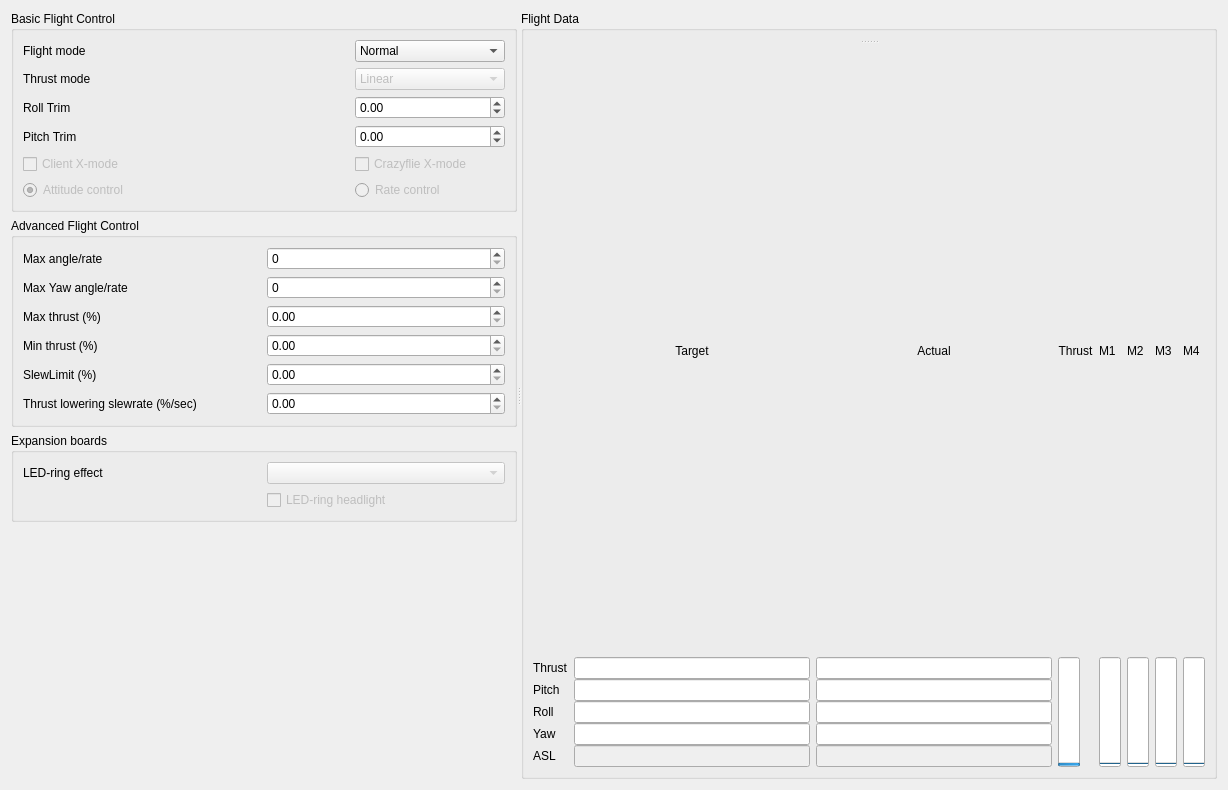
<?xml version="1.0" encoding="UTF-8"?>
<ui version="4.0">
 <class>Form</class>
 <widget class="QWidget" name="Form">
  <property name="geometry">
   <rect>
    <x>0</x>
    <y>0</y>
    <width>1228</width>
    <height>790</height>
   </rect>
  </property>
  <property name="windowTitle">
   <string>Form</string>
  </property>
  <layout class="QHBoxLayout" name="horizontalLayout">
   <item>
    <widget class="QSplitter" name="splitter_2">
     <property name="orientation">
      <enum>Qt::Horizontal</enum>
     </property>
     <widget class="QWidget" name="layoutWidget">
      <layout class="QVBoxLayout" name="verticalLayout">
       <property name="sizeConstraint">
        <enum>QLayout::SetMaximumSize</enum>
       </property>
       <item>
        <widget class="QGroupBox" name="groupBox_2">
         <property name="sizePolicy">
          <sizepolicy hsizetype="Preferred" vsizetype="Preferred">
           <horstretch>0</horstretch>
           <verstretch>0</verstretch>
          </sizepolicy>
         </property>
         <property name="minimumSize">
          <size>
           <width>320</width>
           <height>0</height>
          </size>
         </property>
         <property name="maximumSize">
          <size>
           <width>16777215</width>
           <height>16777215</height>
          </size>
         </property>
         <property name="title">
          <string>Basic Flight Control</string>
         </property>
         <layout class="QHBoxLayout" name="horizontalLayout_3">
          <item>
           <layout class="QGridLayout" name="gridLayout_3">
            <item row="1" column="1">
             <widget class="QComboBox" name="flightModeCombo">
              <property name="minimumSize">
               <size>
                <width>150</width>
                <height>0</height>
               </size>
              </property>
              <property name="maximumSize">
               <size>
                <width>150</width>
                <height>16777215</height>
               </size>
              </property>
              <property name="toolTip">
               <string>&lt;html&gt;&lt;head/&gt;&lt;body&gt;&lt;p&gt;Select what flightmode to use:&lt;/p&gt;&lt;p&gt; * Safe prevents crashing&lt;/p&gt;&lt;p&gt; * Crazy does not prevent crashing :)&lt;/p&gt;&lt;/body&gt;&lt;/html&gt;</string>
              </property>
              <property name="editable">
               <bool>false</bool>
              </property>
              <property name="currentIndex">
               <number>0</number>
              </property>
              <item>
               <property name="text">
                <string>Normal</string>
               </property>
              </item>
              <item>
               <property name="text">
                <string>Advanced</string>
               </property>
              </item>
             </widget>
            </item>
            <item row="0" column="1">
             <spacer name="verticalSpacer_3">
              <property name="orientation">
               <enum>Qt::Vertical</enum>
              </property>
              <property name="sizeType">
               <enum>QSizePolicy::Maximum</enum>
              </property>
              <property name="sizeHint" stdset="0">
               <size>
                <width>0</width>
                <height>0</height>
               </size>
              </property>
             </spacer>
            </item>
            <item row="2" column="0">
             <widget class="QLabel" name="label_5">
              <property name="text">
               <string>Thrust mode</string>
              </property>
             </widget>
            </item>
            <item row="2" column="1">
             <widget class="QComboBox" name="thrustModeCombo">
              <property name="enabled">
               <bool>false</bool>
              </property>
              <item>
               <property name="text">
                <string>Linear</string>
               </property>
              </item>
              <item>
               <property name="text">
                <string>Quadratic</string>
               </property>
              </item>
             </widget>
            </item>
            <item row="3" column="0">
             <widget class="QLabel" name="label_2">
              <property name="text">
               <string>Roll Trim</string>
              </property>
             </widget>
            </item>
            <item row="3" column="1">
             <widget class="QDoubleSpinBox" name="targetCalRoll">
              <property name="minimum">
               <double>-20.000000000000000</double>
              </property>
              <property name="maximum">
               <double>20.000000000000000</double>
              </property>
              <property name="singleStep">
               <double>0.200000000000000</double>
              </property>
             </widget>
            </item>
            <item row="4" column="1">
             <widget class="QDoubleSpinBox" name="targetCalPitch">
              <property name="minimum">
               <double>-20.000000000000000</double>
              </property>
              <property name="maximum">
               <double>20.000000000000000</double>
              </property>
              <property name="singleStep">
               <double>0.200000000000000</double>
              </property>
             </widget>
            </item>
            <item row="4" column="0">
             <widget class="QLabel" name="label_3">
              <property name="text">
               <string>Pitch Trim</string>
              </property>
             </widget>
            </item>
            <item row="1" column="0">
             <widget class="QLabel" name="label_4">
              <property name="minimumSize">
               <size>
                <width>100</width>
                <height>0</height>
               </size>
              </property>
              <property name="text">
               <string>Flight mode</string>
              </property>
             </widget>
            </item>
            <item row="5" column="1">
             <widget class="QCheckBox" name="crazyflieXModeCheckbox">
              <property name="enabled">
               <bool>false</bool>
              </property>
              <property name="text">
               <string>Crazyflie X-mode</string>
              </property>
             </widget>
            </item>
            <item row="5" column="0">
             <widget class="QCheckBox" name="clientXModeCheckbox">
              <property name="enabled">
               <bool>false</bool>
              </property>
              <property name="text">
               <string>Client X-mode</string>
              </property>
             </widget>
            </item>
            <item row="6" column="0">
             <widget class="QRadioButton" name="angularPidRadioButton">
              <property name="enabled">
               <bool>false</bool>
              </property>
              <property name="text">
               <string>Attitude control</string>
              </property>
              <property name="checked">
               <bool>true</bool>
              </property>
             </widget>
            </item>
            <item row="6" column="1">
             <widget class="QRadioButton" name="ratePidRadioButton">
              <property name="enabled">
               <bool>false</bool>
              </property>
              <property name="text">
               <string>Rate control</string>
              </property>
             </widget>
            </item>
           </layout>
          </item>
         </layout>
        </widget>
       </item>
       <item>
        <widget class="QGroupBox" name="groupBox_3">
         <property name="sizePolicy">
          <sizepolicy hsizetype="Preferred" vsizetype="Preferred">
           <horstretch>0</horstretch>
           <verstretch>0</verstretch>
          </sizepolicy>
         </property>
         <property name="minimumSize">
          <size>
           <width>320</width>
           <height>0</height>
          </size>
         </property>
         <property name="maximumSize">
          <size>
           <width>16777215</width>
           <height>16777215</height>
          </size>
         </property>
         <property name="title">
          <string>Advanced Flight Control</string>
         </property>
         <layout class="QHBoxLayout" name="horizontalLayout_4">
          <item>
           <layout class="QGridLayout" name="gridLayout_4">
            <item row="2" column="0">
             <widget class="QLabel" name="label_9">
              <property name="text">
               <string>Max thrust (%)</string>
              </property>
             </widget>
            </item>
            <item row="0" column="0">
             <widget class="QLabel" name="label_7">
              <property name="layoutDirection">
               <enum>Qt::LeftToRight</enum>
              </property>
              <property name="text">
               <string>Max angle/rate</string>
              </property>
             </widget>
            </item>
            <item row="3" column="0">
             <widget class="QLabel" name="label">
              <property name="text">
               <string>Min thrust (%)</string>
              </property>
             </widget>
            </item>
            <item row="5" column="0">
             <widget class="QLabel" name="label_26">
              <property name="text">
               <string>Thrust lowering slewrate (%/sec)</string>
              </property>
              <property name="wordWrap">
               <bool>true</bool>
              </property>
             </widget>
            </item>
            <item row="4" column="0">
             <widget class="QLabel" name="label_31">
              <property name="text">
               <string>SlewLimit (%)</string>
              </property>
             </widget>
            </item>
            <item row="1" column="0">
             <widget class="QLabel" name="label_32">
              <property name="text">
               <string>Max Yaw angle/rate</string>
              </property>
             </widget>
            </item>
            <item row="2" column="1">
             <widget class="QDoubleSpinBox" name="maxThrust"/>
            </item>
            <item row="3" column="1">
             <widget class="QDoubleSpinBox" name="minThrust"/>
            </item>
            <item row="4" column="1">
             <widget class="QDoubleSpinBox" name="slewEnableLimit"/>
            </item>
            <item row="5" column="1">
             <widget class="QDoubleSpinBox" name="thrustLoweringSlewRateLimit"/>
            </item>
            <item row="1" column="1">
             <widget class="QSpinBox" name="maxYawRate">
              <property name="minimum">
               <number>0</number>
              </property>
              <property name="maximum">
               <number>500</number>
              </property>
              <property name="value">
               <number>0</number>
              </property>
             </widget>
            </item>
            <item row="0" column="1">
             <widget class="QSpinBox" name="maxAngle">
              <property name="minimum">
               <number>0</number>
              </property>
              <property name="maximum">
               <number>500</number>
              </property>
              <property name="value">
               <number>0</number>
              </property>
             </widget>
            </item>
           </layout>
          </item>
         </layout>
        </widget>
       </item>
       <item>
        <widget class="QGroupBox" name="groupBox_4">
         <property name="minimumSize">
          <size>
           <width>320</width>
           <height>0</height>
          </size>
         </property>
         <property name="title">
          <string>Expansion boards</string>
         </property>
         <layout class="QGridLayout" name="gridLayout_6">
          <item row="0" column="0">
           <layout class="QGridLayout" name="gridLayout_2">
            <item row="0" column="1">
             <widget class="QComboBox" name="_led_ring_effect">
              <property name="enabled">
               <bool>false</bool>
              </property>
             </widget>
            </item>
            <item row="0" column="0">
             <widget class="QLabel" name="label_8">
              <property name="text">
               <string>LED-ring effect</string>
              </property>
             </widget>
            </item>
            <item row="1" column="1">
             <widget class="QCheckBox" name="_led_ring_headlight">
              <property name="enabled">
               <bool>false</bool>
              </property>
              <property name="text">
               <string>LED-ring headlight</string>
              </property>
             </widget>
            </item>
           </layout>
          </item>
         </layout>
        </widget>
       </item>
       <item>
        <spacer name="verticalSpacer">
         <property name="orientation">
          <enum>Qt::Vertical</enum>
         </property>
         <property name="sizeHint" stdset="0">
          <size>
           <width>20</width>
           <height>40</height>
          </size>
         </property>
        </spacer>
       </item>
      </layout>
     </widget>
     <widget class="QWidget" name="layoutWidget">
      <layout class="QHBoxLayout" name="horizontalLayout_2">
       <property name="sizeConstraint">
        <enum>QLayout::SetDefaultConstraint</enum>
       </property>
       <item>
        <widget class="QGroupBox" name="groupBox">
         <property name="sizePolicy">
          <sizepolicy hsizetype="Preferred" vsizetype="Preferred">
           <horstretch>2</horstretch>
           <verstretch>0</verstretch>
          </sizepolicy>
         </property>
         <property name="title">
          <string>Flight Data</string>
         </property>
         <layout class="QGridLayout" name="gridLayout">
          <item row="0" column="0">
           <widget class="QSplitter" name="splitter">
            <property name="orientation">
             <enum>Qt::Vertical</enum>
            </property>
            <widget class="QWidget" name="layoutWidget">
             <layout class="QVBoxLayout" name="verticalLayout_4"/>
            </widget>
            <widget class="QWidget" name="layoutWidget">
             <layout class="QGridLayout" name="gridLayout_5" rowstretch="0,3,3,3,3,3" rowminimumheight="1,1,1,1,1,1">
              <property name="sizeConstraint">
               <enum>QLayout::SetMinimumSize</enum>
              </property>
              <property name="horizontalSpacing">
               <number>6</number>
              </property>
              <property name="verticalSpacing">
               <number>0</number>
              </property>
              <item row="5" column="0">
               <widget class="QLabel" name="label_17">
                <property name="text">
                 <string>ASL</string>
                </property>
               </widget>
              </item>
              <item row="2" column="4">
               <widget class="QLineEdit" name="actualPitch"/>
              </item>
              <item row="1" column="8" rowspan="5">
               <widget class="QProgressBar" name="actualM1">
                <property name="maximum">
                 <number>65535</number>
                </property>
                <property name="value">
                 <number>0</number>
                </property>
                <property name="orientation">
                 <enum>Qt::Vertical</enum>
                </property>
               </widget>
              </item>
              <item row="1" column="10" rowspan="5">
               <widget class="QProgressBar" name="actualM3">
                <property name="maximum">
                 <number>65535</number>
                </property>
                <property name="value">
                 <number>0</number>
                </property>
                <property name="orientation">
                 <enum>Qt::Vertical</enum>
                </property>
               </widget>
              </item>
              <item row="0" column="6">
               <widget class="QLabel" name="label_6">
                <property name="text">
                 <string>Thrust</string>
                </property>
                <property name="alignment">
                 <set>Qt::AlignCenter</set>
                </property>
               </widget>
              </item>
              <item row="5" column="4">
               <widget class="QLineEdit" name="actualASL">
                <property name="enabled">
                 <bool>false</bool>
                </property>
                <property name="text">
                 <string/>
                </property>
               </widget>
              </item>
              <item row="0" column="2">
               <widget class="QLabel" name="label_14">
                <property name="text">
                 <string>Target</string>
                </property>
                <property name="alignment">
                 <set>Qt::AlignCenter</set>
                </property>
               </widget>
              </item>
              <item row="3" column="2">
               <widget class="QLineEdit" name="targetRoll"/>
              </item>
              <item row="1" column="6" rowspan="5">
               <widget class="QProgressBar" name="thrustProgress">
                <property name="sizePolicy">
                 <sizepolicy hsizetype="Maximum" vsizetype="Expanding">
                  <horstretch>0</horstretch>
                  <verstretch>0</verstretch>
                 </sizepolicy>
                </property>
                <property name="sizeIncrement">
                 <size>
                  <width>0</width>
                  <height>0</height>
                 </size>
                </property>
                <property name="maximum">
                 <number>65600</number>
                </property>
                <property name="value">
                 <number>24</number>
                </property>
                <property name="alignment">
                 <set>Qt::AlignCenter</set>
                </property>
                <property name="orientation">
                 <enum>Qt::Vertical</enum>
                </property>
                <property name="invertedAppearance">
                 <bool>false</bool>
                </property>
               </widget>
              </item>
              <item row="1" column="0">
               <widget class="QLabel" name="label_16">
                <property name="text">
                 <string>Thrust</string>
                </property>
               </widget>
              </item>
              <item row="0" column="8">
               <widget class="QLabel" name="M1label">
                <property name="text">
                 <string>M1</string>
                </property>
               </widget>
              </item>
              <item row="3" column="0">
               <widget class="QLabel" name="label_12">
                <property name="text">
                 <string>Roll</string>
                </property>
               </widget>
              </item>
              <item row="0" column="10">
               <widget class="QLabel" name="M3label">
                <property name="text">
                 <string>M3</string>
                </property>
               </widget>
              </item>
              <item row="4" column="2">
               <widget class="QLineEdit" name="targetYaw"/>
              </item>
              <item row="1" column="9" rowspan="5">
               <widget class="QProgressBar" name="actualM2">
                <property name="maximum">
                 <number>65535</number>
                </property>
                <property name="value">
                 <number>0</number>
                </property>
                <property name="orientation">
                 <enum>Qt::Vertical</enum>
                </property>
               </widget>
              </item>
              <item row="2" column="2">
               <widget class="QLineEdit" name="targetPitch"/>
              </item>
              <item row="2" column="0">
               <widget class="QLabel" name="label_11">
                <property name="text">
                 <string>Pitch</string>
                </property>
               </widget>
              </item>
              <item row="0" column="4">
               <widget class="QLabel" name="label_15">
                <property name="text">
                 <string>Actual</string>
                </property>
                <property name="alignment">
                 <set>Qt::AlignCenter</set>
                </property>
               </widget>
              </item>
              <item row="4" column="4">
               <widget class="QLineEdit" name="actualYaw"/>
              </item>
              <item row="0" column="9">
               <widget class="QLabel" name="M2label">
                <property name="text">
                 <string>M2</string>
                </property>
               </widget>
              </item>
              <item row="1" column="11" rowspan="5">
               <widget class="QProgressBar" name="actualM4">
                <property name="maximum">
                 <number>65535</number>
                </property>
                <property name="value">
                 <number>0</number>
                </property>
                <property name="orientation">
                 <enum>Qt::Vertical</enum>
                </property>
               </widget>
              </item>
              <item row="1" column="2">
               <widget class="QLineEdit" name="targetThrust"/>
              </item>
              <item row="0" column="11">
               <widget class="QLabel" name="M4label">
                <property name="text">
                 <string>M4</string>
                </property>
               </widget>
              </item>
              <item row="1" column="4">
               <widget class="QLineEdit" name="actualThrust"/>
              </item>
              <item row="0" column="12" rowspan="6">
               <layout class="QGridLayout" name="gridLayout_7"/>
              </item>
              <item row="4" column="0">
               <widget class="QLabel" name="label_13">
                <property name="text">
                 <string>Yaw</string>
                </property>
               </widget>
              </item>
              <item row="3" column="4">
               <widget class="QLineEdit" name="actualRoll"/>
              </item>
              <item row="5" column="2">
               <widget class="QLineEdit" name="targetASL">
                <property name="enabled">
                 <bool>false</bool>
                </property>
                <property name="text">
                 <string/>
                </property>
               </widget>
              </item>
             </layout>
            </widget>
           </widget>
          </item>
         </layout>
        </widget>
       </item>
      </layout>
     </widget>
    </widget>
   </item>
  </layout>
 </widget>
 <resources/>
 <connections/>
</ui>
